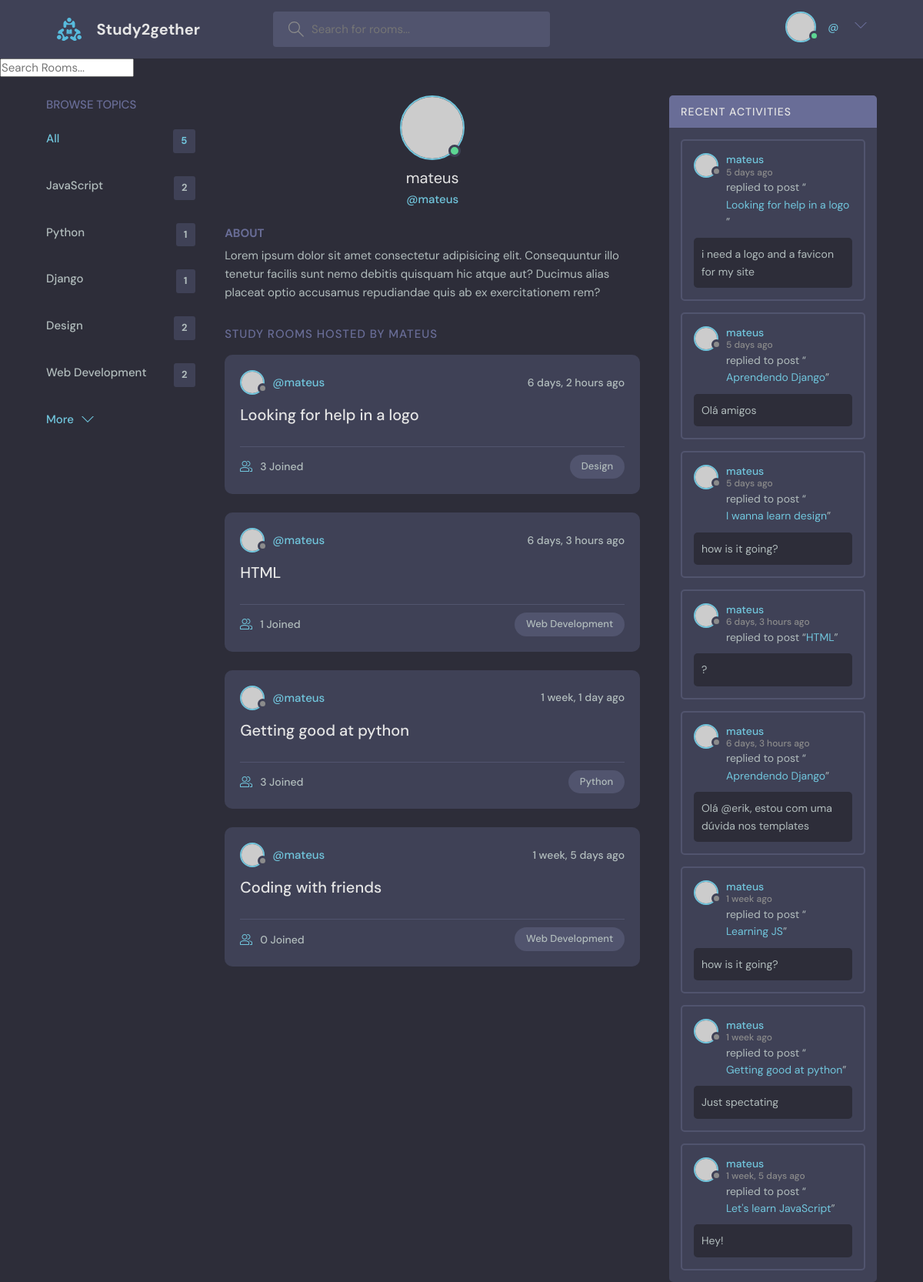
The page /profile/1 on the database as committed earlier.
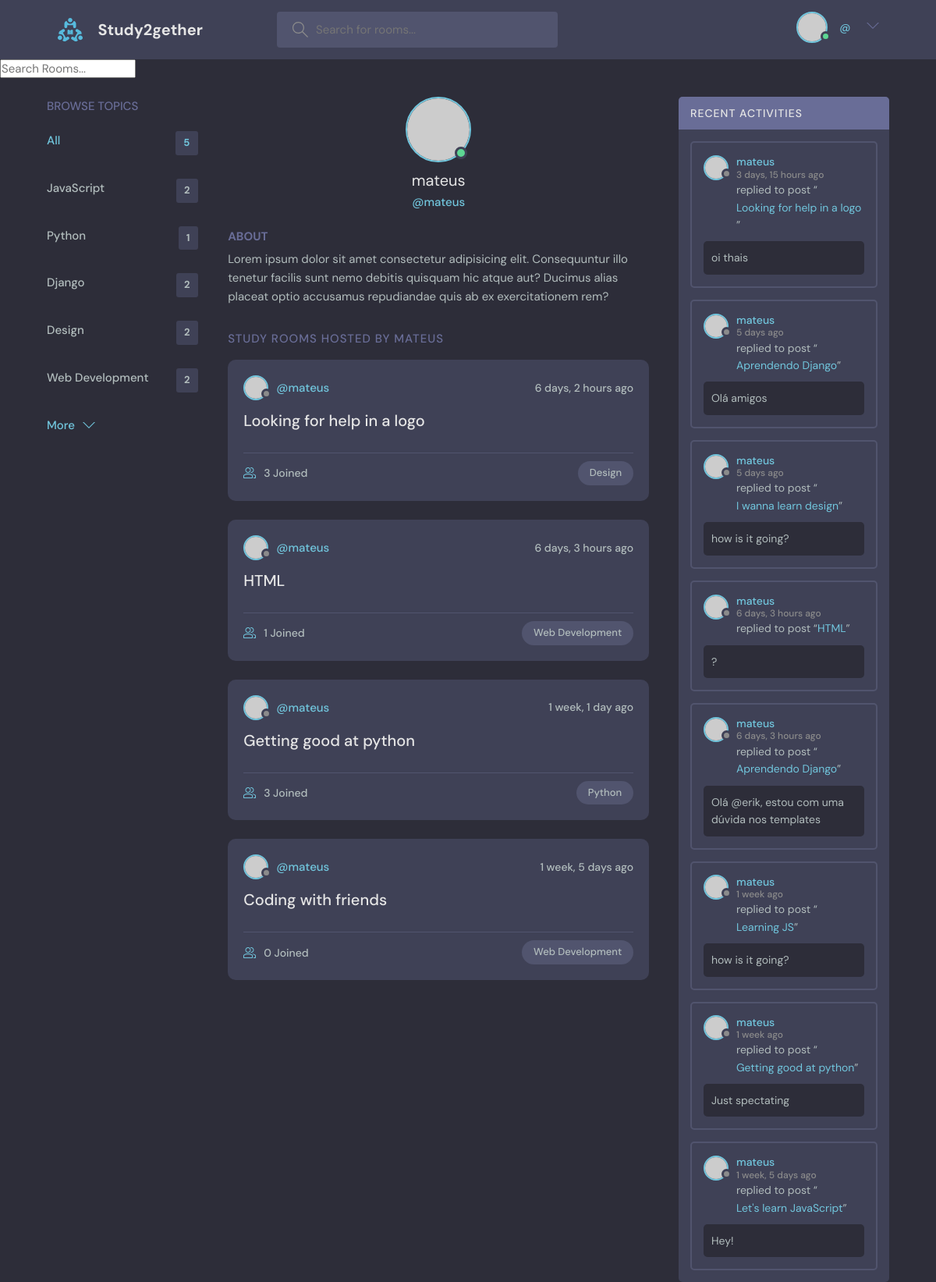
The same page on the database as committed later.
### base/models.py (models this page shows, shortened)
class Topic(models.Model):
    name = models.CharField(max_length=200)

class Room(models.Model):
    host = models.ForeignKey(User, on_delete=models.SET_NULL, null=True)
    topic = models.ForeignKey(Topic, on_delete=models.SET_NULL, null=True)
    name = models.CharField(max_length=200)
    description = models.TextField(null=True, blank=True)
    participants = models.ManyToManyField(User, related_name='participants', blank=True)
    updated = models.DateTimeField(auto_now=True)
    created = models.DateTimeField(auto_now_add=True)
    class Meta:
        ordering = ['-updated', '-created']
    def __str__(self):
        return self.name

class Message(models.Model):
    user = models.ForeignKey(User, on_delete=models.CASCADE)
    room = models.ForeignKey(Room, on_delete=models.CASCADE)
    body = models.TextField()
    updated = models.DateTimeField(auto_now=True)
    created = models.DateTimeField(auto_now_add=True)
    class Meta:
        ordering = ['-updated', '-created']

### base/views.py (the view)
# urls.py: path('profile/<str:pk>', user_profile, name='user_profile'),
def user_profile(request, pk):
    user = User.objects.get(id=pk)
    rooms = user.room_set.all()
    room_messages = user.message_set.all()
    topics = Topic.objects.all()
    context = {'user':user, 'rooms':rooms, 'room_messages':room_messages,'topics':topics}
    return render(request, 'base/profile.html', context)

### base/templates/base/profile.html (shortened to what this page needs)
{% extends 'base.html' %}
{% block content %}
  <main class="profile-page layout layout--3">
    <div class="container">
            {% include 'base/topics_component.html' %}
      <div class="roomList">
        <div class="profile">
          <div class="profile__avatar">
            <div class="avatar avatar--large active">
              <img src="https://randomuser.me/api/portraits/men/11.jpg" />
            </div>
          </div>
          <div class="profile__info">
            <h3>{{ user.username }}</h3>
            <p>@{{ user.username }}</p>
          </div>
          <div class="profile__about">
            <h3>About</h3>
            <p>
              Lorem ipsum dolor sit amet consectetur adipisicing elit. Consequuntur illo tenetur
              facilis sunt nemo debitis quisquam hic atque aut? Ducimus alias placeat optio
              accusamus repudiandae quis ab ex exercitationem rem?
            </p>
          </div>
        </div>
        <div class="roomList__header">
          <div>
            <h2>Study Rooms Hosted by {{ user.username }}</a>
            </h2>
          </div>
        </div>
            {% include 'base/feed_component.html' %}
        </div>
      {% include 'base/activity_component.html' %}
    </div>
  </main>
{% endblock %}

### base/templates/base/topics_component.html
        <div class="topics">
          <div class="topics__header">
            <h2>Browse Topics</h2>
          </div>
          <ul class="topics__list">
            <li>
              <a href="{% url 'home' %}" class="active">All <span>{{ topics.count }}</span></a>
            </li>
              {% for topic in topics %}
            <li>
              <a href="{% url 'home' %}?q={{ topic.name }}">{{ topic.name }} <span>{{ topic.room_set.all.count }}</span></a>
            </li>
            {% endfor %}
          </ul>
          <a class="btn btn--link" href="topics.html">
            More
            <svg version="1.1" xmlns="http://www.w3.org/2000/svg" width="32" height="32" viewBox="0 0 32 32">
              <title>chevron-down</title>
              <path d="M16 21l-13-13h-3l16 16 16-16h-3l-13 13z"></path>
            </svg>
          </a>
        </div>

### base/templates/base/feed_component.html (shortened to what this page needs)
        {% for room in rooms %}
           <div class="roomListRoom">
            <div class="roomListRoom__header">
              <a href="{% url 'user_profile' room.host.id %}" class="roomListRoom__author">
                <div class="avatar avatar--small">
                  <img src="https://randomuser.me/api/portraits/women/11.jpg" />
                </div>
                <span>@{{ room.host.username }}</span>
              </a>
              <div class="roomListRoom__actions">
                <span>{{ room.created|timesince }} ago </span>
              </div>
            </div>
            <div class="roomListRoom__content">
              <a href="{% url 'room' room.id %}">{{ room.name }}</a>
            </div>
            <div class="roomListRoom__meta">
              <a href="{% url 'room' room.id %}" class="roomListRoom__joined">
                  {{ room.participants.all.count }} Joined
              </a>
              <p class="roomListRoom__topic">{{ room.topic.name }}</p>
            </div>
          </div>
        {% endfor%}

### base/templates/base/activity_component.html (shortened to what this page needs)
        <div class="activities">
          <div class="activities__header">
            <h2>Recent Activities</h2>
          </div>
          {% for message in room_messages %}
          <div class="activities__box">
            <div class="activities__boxHeader roomListRoom__header">
              <a href="{% url 'user_profile' message.user.id %}" class="roomListRoom__author">
                <div class="avatar avatar--small">
                  <img src="https://randomuser.me/api/portraits/women/11.jpg" />
                </div>
                <p>
                    {{ message.user }}
                    <span>{{ message.created|timesince }} ago</span>
                </p>
              </a>
            </div>
            <div class="activities__boxContent">
              <p>replied to post “<a href="{% url 'room' message.room.id %}">{{ message.room }}</a>”</p>
              <div class="activities__boxRoomContent">
                  {{ message.body }}
              </div>
            </div>
          </div>
            {% endfor %}
        </div>

Rows that differ between the two databases and show on the page:
removed Message: user "mateus", created "5 days", room "Looking for help in a logo", body "i need a logo and a favicon for my site"
computed for Topic "Django": room_set.all.count "1" → "2"
added Message: user "mateus", created "3 days, 15 hours", room "Looking for help in a logo", body "oi thais"
